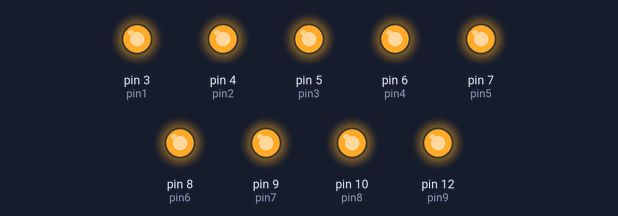
Recording of a sketch running on a simulated Arduino Uno, built with avr-gcc and run on an emulated ATmega328P. Parts: output pins drawn as LEDs (lit = HIGH). Pins used as bus, display or sensor lines are not drawn.

Above: at 0.5 s.
At 2.0 s:
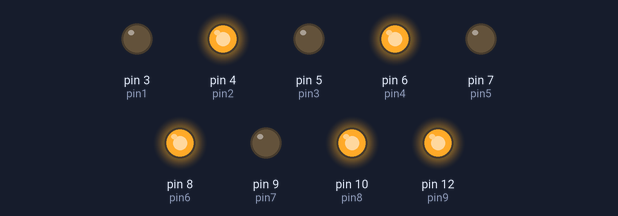
At 4.0 s:
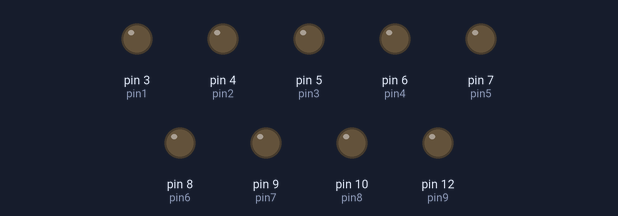
At 5.06 s:
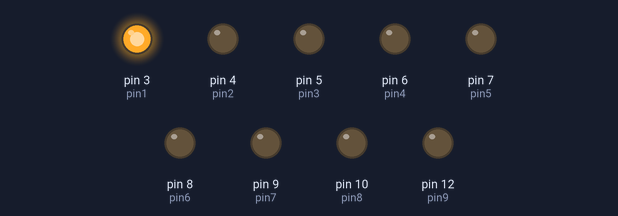
At 6.26 s:
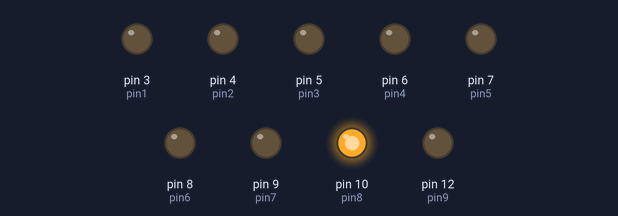
At 8.5 s:
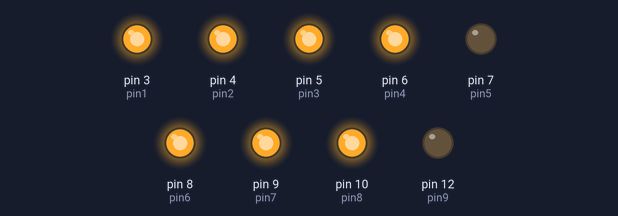
Timing chart, 0 to 12.4 s (numbered marks = the images above):
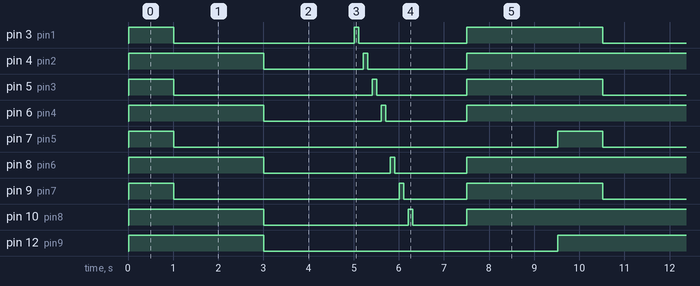

Measured:
- by itself, pin 3 (pin1): repeats every 9.5 s: LOW 4.0 s, HIGH 0.10 s, LOW 2.4 s, HIGH 3.0 s
- by itself, pin 4 (pin2): repeats every 9.5 s: LOW 2.2 s, HIGH 0.10 s, LOW 2.2 s, HIGH 5.0 s
- by itself, pin 5 (pin3): repeats every 9.5 s: LOW 4.4 s, HIGH 0.10 s, LOW 2.0 s, HIGH 3.0 s
- by itself, pin 6 (pin4): repeats every 9.5 s: LOW 2.6 s, HIGH 0.10 s, LOW 1.8 s, HIGH 5.0 s
- by itself, pin 7 (pin5): alternates HIGH for 1.0 s and LOW for 8.5 s
- by itself, pin 8 (pin6): repeats every 9.5 s: LOW 2.8 s, HIGH 0.10 s, LOW 1.6 s, HIGH 5.0 s
- by itself, pin 9 (pin7): repeats every 9.5 s: LOW 5.0 s, HIGH 0.10 s, LOW 1.4 s, HIGH 3.0 s
- by itself, pin 10 (pin8): repeats every 9.5 s: LOW 3.2 s, HIGH 0.10 s, LOW 1.2 s, HIGH 5.0 s

The sketch:

led_et_capteur_infrarouge.ino
```cpp
#include <IRremote.h>

int rec_pin = 11;
IRrecv irrecv(rec_pin);
decode_results results;

int pin1 = 3;
int pin2 = 4;
int pin3 = 5;
int pin4 = 6;
int pin5 = 7;
int pin6 = 8;
int pin7 = 9;
int pin8 = 10;
int pin9 = 12;
int i = 0;

void setup() {
  // put your setup code here, to run once:
  Serial.begin(9600);  // Initialize serial communication
  irrecv.enableIRIn();
  for (i = 3; i <= 12; i++) {
    pinMode(i, OUTPUT);  // Set all pins as output
  }
}

void loop() {
  // put your main code here, to run repeatedly:
  if (irrecv.decode(&results)) {
    Serial.println(results.value, HEX);
    irrecv.resume();
  }
  delay(10);

  all();
  delay(2000);
  clean();
  delay(2000);
  carre();
  delay(2000);
}

void all() {
  for (i = 3; i <= 12; i++) {
    digitalWrite(i, HIGH);
  }
  delay(1000);
  for (i = 3; i <= 12; i = i + 2) {
    digitalWrite(i, LOW);
  }
}

void clean() {
  for (i = 3; i <= 12; i++) {
    digitalWrite(i, LOW);
  }
}

void carre() {
  digitalWrite(3, HIGH);
  delay(100);
  digitalWrite(3, LOW);
  delay(100);
  digitalWrite(4, HIGH);
  delay(100);
  digitalWrite(4, LOW);
  delay(100);
  digitalWrite(5, HIGH);
  delay(100);
  digitalWrite(5, LOW);
  delay(100);
  digitalWrite(6, HIGH);
  delay(100);
  digitalWrite(6, LOW);
  delay(100);
  digitalWrite(8, HIGH);
  delay(100);
  digitalWrite(8, LOW);
  delay(100);
  digitalWrite(9, HIGH);
  delay(100);
  digitalWrite(9, LOW);
  delay(100);
  digitalWrite(10, HIGH);
  delay(100);
  digitalWrite(10, LOW);
  delay(100);
  digitalWrite(11, HIGH);
  delay(100);
  digitalWrite(11, LOW);
  delay(1000);
  digitalWrite(3, HIGH);
  digitalWrite(4, HIGH);
  digitalWrite(5, HIGH);
  digitalWrite(6, HIGH);
  digitalWrite(8, HIGH);
  digitalWrite(9, HIGH);
  digitalWrite(10, HIGH);
  digitalWrite(11, HIGH);
}
```
